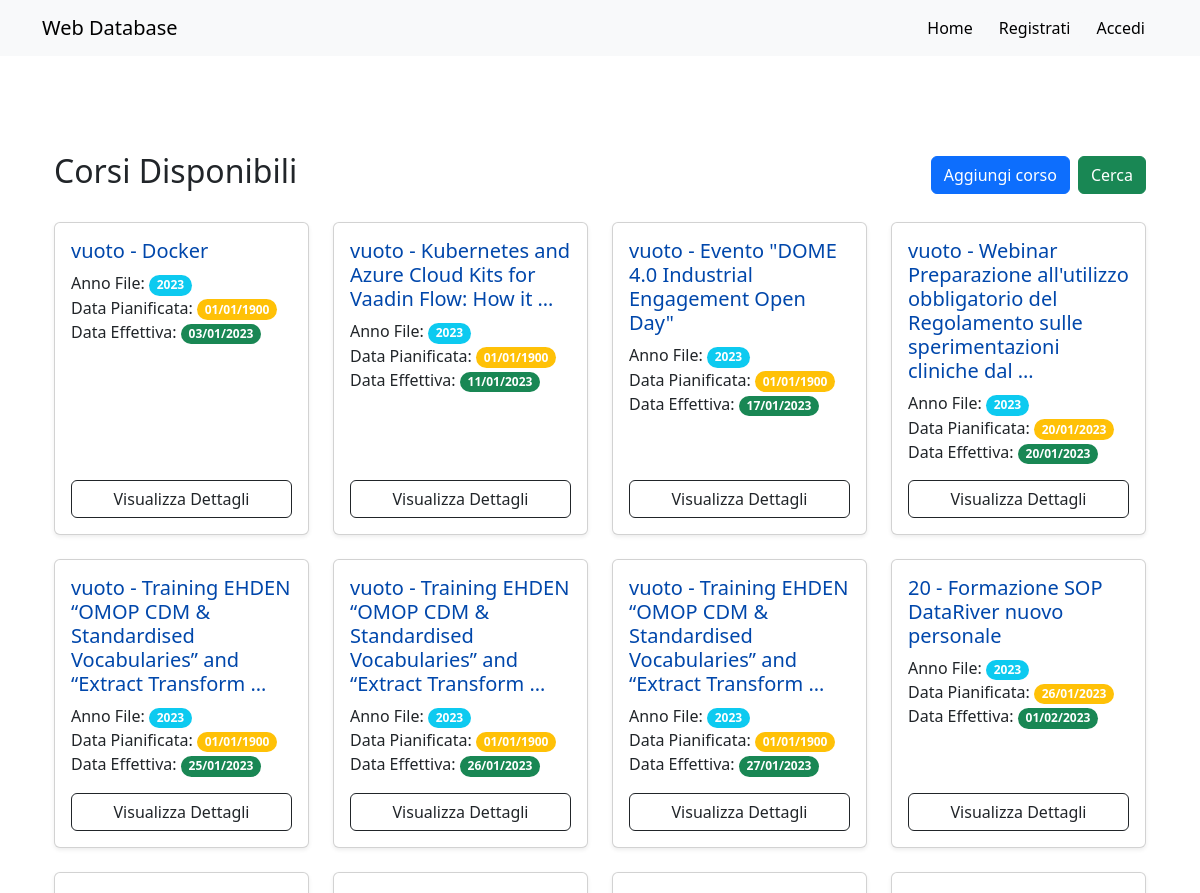
Page /trainingplans (upper part) on the earlier database version.
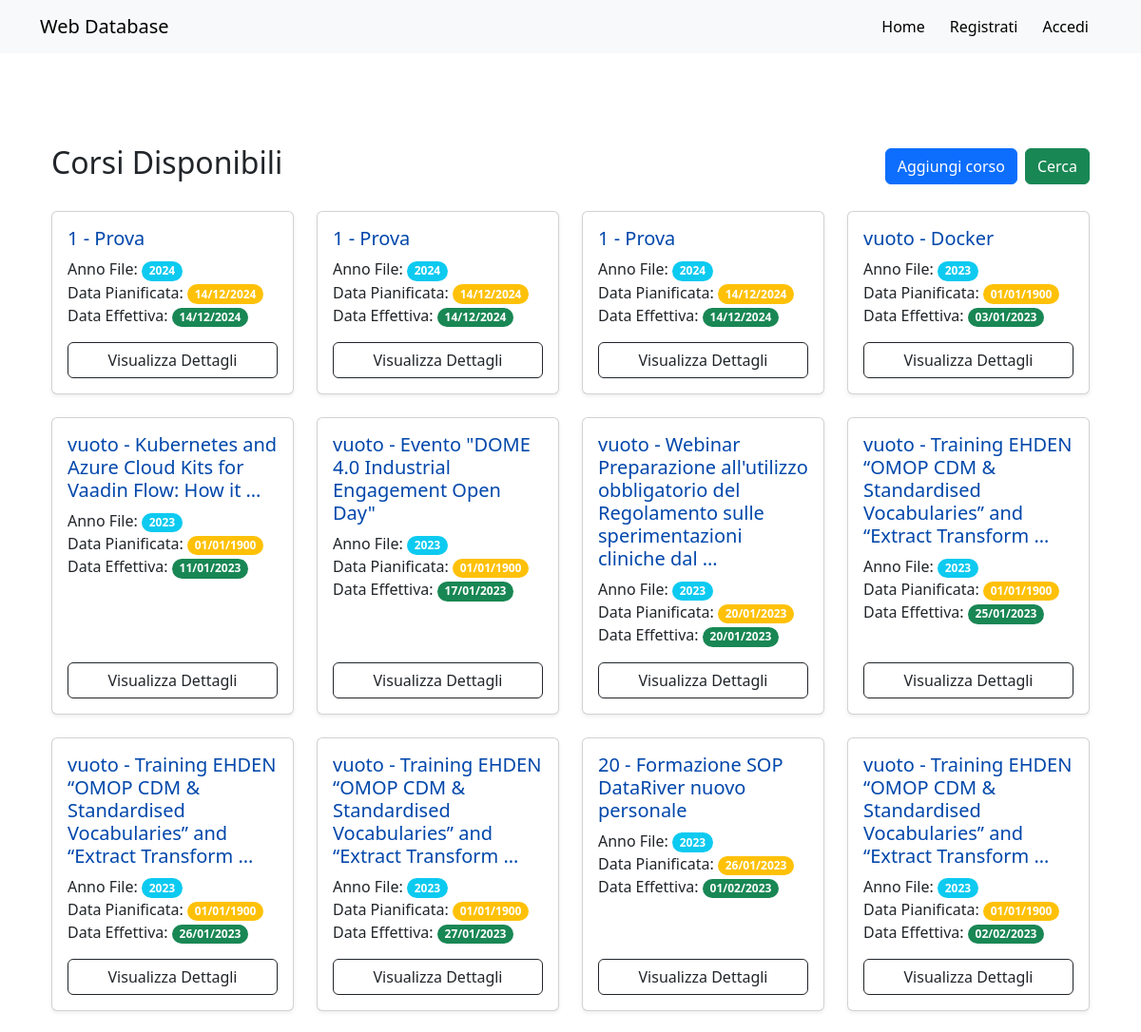
Same page on the later database version.
### web_app/models.py (models this page shows, shortened)
class TrainingPlan(models.Model):
    file_year = models.IntegerField(null=True, blank=True)
    course_n = models.CharField(max_length=255, null=True, blank=True)
    course = models.TextField(null=True, blank=True)
    planned_date = models.DateTimeField(null=True, blank=True)
    effective_date = models.DateTimeField(null=True, blank=True)
    effective_year = models.IntegerField(null=True, blank=True)
    type = models.CharField(max_length=255, null=True, blank=True)
    start = models.CharField(max_length=255, null=True, blank=True)
    check_review = models.CharField(max_length=255, null=True, blank=True)
    end = models.CharField(max_length=255, null=True, blank=True)
    duration = models.FloatField(null=True, blank=True)
    i_e = models.CharField(max_length=255, null=True, blank=True)
    trainer = models.CharField(max_length=255, null=True, blank=True)
    cost = models.FloatField(null=True, blank=True)
    requirement = models.CharField(max_length=255, null=True, blank=True)
    class Meta:
        verbose_name = "Training Plan"
        verbose_name_plural = "Training Plans"

### web_app/views.py (the view)
# urls.py: path('trainingplans', views.TrainingPlansListView.as_view(), name='training_plans'),
class TrainingPlansListView(ListView):
    model = TrainingPlan
    template_name = "web_app/training_plans_list.html"
    def get_queryset(self):
        return TrainingPlan.objects.order_by('-file_year')   # aggiungi course_n

### web_app/templates/web_app/training_plans_list.html (shortened to what this page needs)
{% extends "base.html" %}
{% block content %}
<div class="container my-5">
    <div class="d-flex justify-content-between align-items-center mb-4">
        <h2 class="text-center">Corsi Disponibili</h2>
        <div class="d-flex justify-content-end w-50">
            <a href="{% url 'training_plan_create' %}" class="btn btn-primary ms-2">Aggiungi corso</a>
            <a href="" class="btn btn-success ms-2">Cerca</a>
        </div>
    </div>
    <div class="row">
        {% for training in object_list %}
            <div class="col-lg-3 col-md-4 col-sm-6 mb-4">
                <a href="{% url 'training_plan_detail' training.id %}" class="card h-100 shadow-sm text-decoration-none">
                    <div class="card-body d-flex flex-column">
                        <h5 class="card-title" style="color: rgb(0, 71, 171);"> {{ training.course_n }} - {{ training.course|truncatewords:10 }}</h5>
                        <p class="card-text">
                            Anno File: <span class="badge rounded-pill bg-info">{{ training.file_year }}</span><br>
                            Data Pianificata: <span class="badge rounded-pill bg-warning">{{ training.planned_date|date:"d/m/Y" }}</span><br>
                            Data Effettiva: <span class="badge rounded-pill bg-success">{{ training.effective_date|date:"d/m/Y" }}</span><br>
                        </p>
                        <div class="mt-auto">
                            <button class="btn btn-outline-dark w-100">Visualizza Dettagli</button>
                        </div>
                    </div>
                </a>
            </div>
        {% empty %}
            <div class="col-12 text-center">
                <p class="text-muted">Non ci sono corsi disponibili al momento.</p>
            </div>
        {% endfor %}
    </div>
</div>
{% endblock %}

### templates/base.html (shortened to what this page needs)
<!DOCTYPE html>
<html lang="it">
<head>
    <link href="https://cdn.jsdelivr.net/npm/bootstrap@5.3.0/dist/css/bootstrap.min.css" rel="stylesheet">
    <link rel="stylesheet" href="https://cdn.jsdelivr.net/npm/flatpickr/dist/themes/airbnb.css">
</head>
<body class="d-flex flex-column min-vh-100">
    <nav class="navbar navbar-expand-lg navbar-light bg-light">
        <div class="container">
            <a class="navbar-brand" href="{% url 'home' %}">Web Database</a>
            <div class="collapse navbar-collapse" id="navbarNav">
                <ul class="navbar-nav ms-auto">
                    <li class="nav-item">
                        <a class="btn btn-light" href="{% url 'home' %}">Home</a>
                    </li>
                    {% if user.is_authenticated %}
                        <li class="nav-item">
                            <a class="btn btn-light" href="{% url 'user_detail' user.id %}">Ciao, {{ user.first_name }}!</a>
                        </li>
                        <li class="nav-item">
                            <form method="POST" action="{% url 'logout' %}"> {% csrf_token %}
                                <button type="submit" class="btn btn-outline-warning">Logout</button>
                            </form>
                        </li>
                    {% else %}
                        <li class="nav-item">
                            <a class="btn btn-light" href="{% url 'register' %}">Registrati</a>
                        </li>
                        <li class="nav-item">
                            <a class="btn btn-light" href="{% url 'login' %}">Accedi</a>
                        </li>
                    {% endif %}
                </ul>
            </div>
        </div>
    </nav>
    <main class="container my-5 flex-grow-1">
        {% block content %}
        {% endblock %}
    </main>
</body>
</html>

### templates/base.html (style rules this page uses)
html, body { height: 100%; }

Differences in the rows shown:
added TrainingPlan: course_n "1", course "Prova", file_year "2024", planned_date "14/12/2024", effective_date "14/12/2024"
added TrainingPlan: course_n "1", course "Prova", file_year "2024", planned_date "14/12/2024", effective_date "14/12/2024"
added TrainingPlan: course_n "1", course "Prova", file_year "2024", planned_date "14/12/2024", effective_date "14/12/2024"
now on this page (row unchanged): TrainingPlan: course_n "vuoto", course "Training EHDEN “OMOP CDM & Standardised Vocabularies” and “Extract Transform …", file_year "2023", planned_date "01/01/1900", effective_date "02/02/2023"
